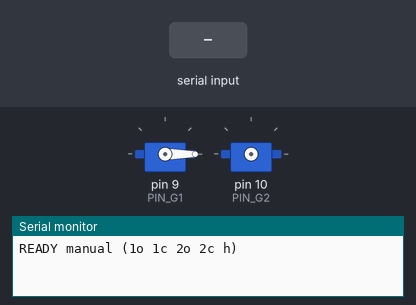
A sketch run on a simulated Arduino Uno, built with avr-gcc and run on an emulated ATmega328P. Shown: 2 × servo, the last lines printed to the serial monitor. The inputs (shaded band) are chosen by the test bench.

Above: at 1.7 s.
1.8 s: "1o\n" received over Serial
At 2.3 s:
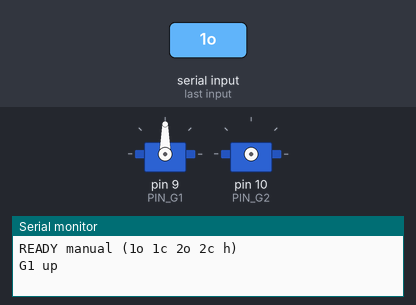
3.3 s: "2c\n" received over Serial
4.8 s: "h\n" received over Serial
At 5.8 s:
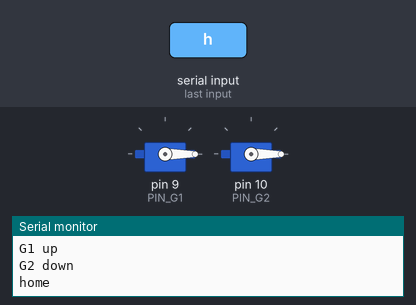
6.3 s: "2o\n" received over Serial
At 7.0 s:
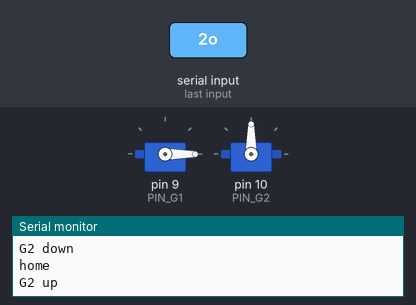
7.8 s: "1o\n" received over Serial
At 8.1 s:
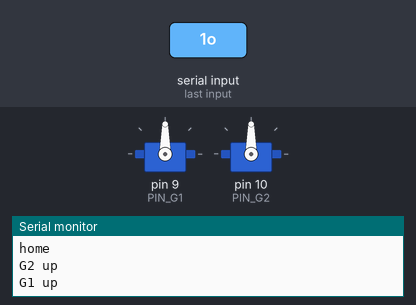
9.3 s: "1c\n" received over Serial
At 10.4 s:
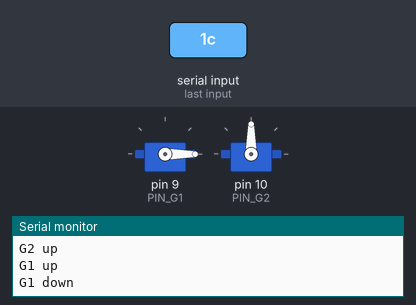
Timing chart, 0 to 11.8 s (numbered marks = the images above; inputs shaded):
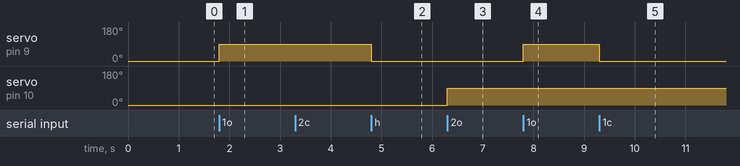

The sketch:

uno_manual.ino
```cpp
/*
 * Arduino UNO — РУЧНОЕ управление двумя серво по USB (из окна на ПК).
 * Питание "по очереди": активен (attached) только тот серво, которым сейчас рулишь,
 * второй detach (ток не тянет) — слабого БП хватает.
 *
 * G1 -> D9, G2 -> D10.  0° = опущено, 90° = поднято.
 * Команды (из приложения / Serial): 1o 1c 2o 2c h
 */

#include <Servo.h>

const int PIN_G1 = 9, PIN_G2 = 10;
int CLOSED = 0, OPEN = 90;
Servo g1, g2;

void useG1(){ if(g2.attached()) g2.detach(); if(!g1.attached()) g1.attach(PIN_G1); }
void useG2(){ if(g1.attached()) g1.detach(); if(!g2.attached()) g2.attach(PIN_G2); }

String buf;
void handle(String s){
  s.trim();
  if(s=="1o"){ useG1(); g1.write(OPEN);   Serial.println(F("G1 up")); }
  else if(s=="1c"){ useG1(); g1.write(CLOSED); Serial.println(F("G1 down")); }
  else if(s=="2o"){ useG2(); g2.write(OPEN);   Serial.println(F("G2 up")); }
  else if(s=="2c"){ useG2(); g2.write(CLOSED); Serial.println(F("G2 down")); }
  else if(s=="h"){ useG1(); g1.write(CLOSED); delay(700); useG2(); g2.write(CLOSED); Serial.println(F("home")); }
  else if(s.length()) Serial.println(F("? 1o 1c 2o 2c h"));
}

void setup(){
  Serial.begin(115200);
  g1.attach(PIN_G1); g1.write(CLOSED); delay(500); g1.detach();  // в 0 и обесточить
  Serial.println(F("READY manual (1o 1c 2o 2c h)"));
}

void loop(){
  while(Serial.available()){
    char ch=(char)Serial.read();
    if(ch=='\n'){ handle(buf); buf=""; }
    else if(ch!='\r') buf+=ch;
  }
}
```

Measured:
- after the input at 1.8 s, servo on pin 9 (PIN_G1): 0° → 90° at once
- after the input at 4.8 s, servo on pin 9 (PIN_G1): 90° → 0° at once
- after the input at 6.3 s, servo on pin 10 (PIN_G2): 0° → 90° at once
- after the input at 7.8 s, servo on pin 9 (PIN_G1): 0° → 90° at once
- after the input at 9.3 s, servo on pin 9 (PIN_G1): 90° → 0° at once
